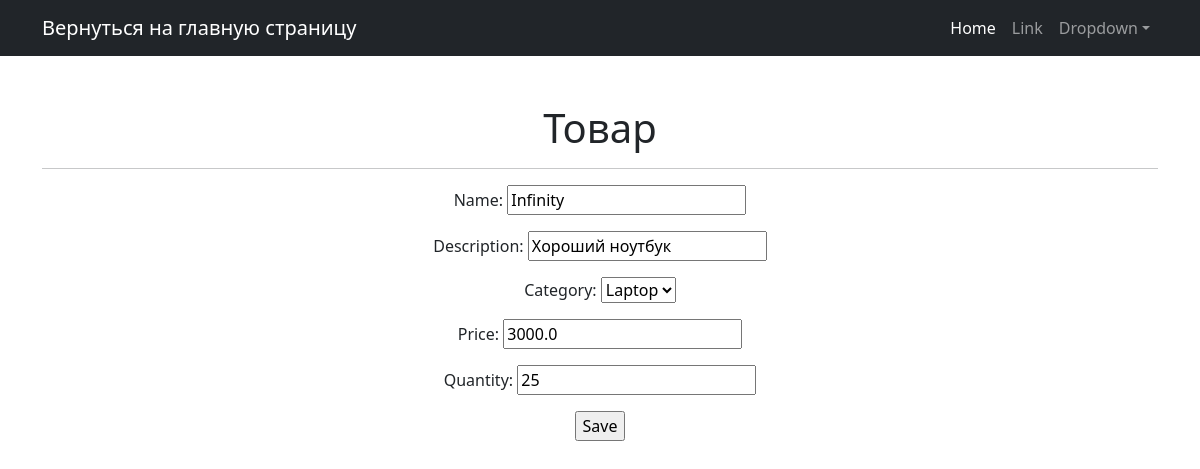
Page /products/3/update/ on the committed database.
### simpleapp/models.py (models this page shows, shortened)
class Product(models.Model):
    name = models.CharField(
        max_length=50,
        unique=True,
    )
    description = models.TextField()
    quantity = models.IntegerField(
        validators=[MinValueValidator(0)],
    )
    category = models.ForeignKey(
        to='Category',
        on_delete=models.CASCADE,
        related_name='products',
    )
    price = models.FloatField(
        validators=[MinValueValidator(0.0)],
    )

class Category(models.Model):
    name = models.CharField(max_length=100, unique=True)
    def __str__(self):
        return self.name.title()

### simpleapp/views.py (the view)
# urls.py: path('<int:pk>/update/', ProductUpdate.as_view(), name='product_update'),
class ProductUpdate(UpdateView):
    form_class = ProductForm
    model = Product
    template_name = 'product_edit.html'

### simpleapp/forms.py (shortened to what this page needs)
class ProductForm(forms.ModelForm):
    description = forms.CharField(min_length=20)
    class Meta:
        model = Product
        fields = ['name', 'description', 'category', 'price', 'quantity']

### templates/product_edit.html (shortened to what this page needs)
{% extends 'flatpages/default.html' %}
{% block content %}
<h1>Товар</h1>
<hr>
<form action="" method="post">
    {{ form.as_p }}
    <input type="submit" value="Save" />
</form>
{% endblock content %}

### rows in the picture
Product: name "Infinity", description "Хороший ноутбук", category "Laptop", price "3000.0", quantity "25"
